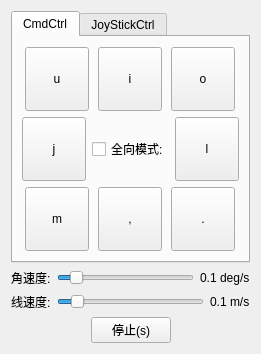
<?xml version="1.0" encoding="UTF-8"?>
<ui version="4.0">
 <class>SpeedCtrlWidget</class>
 <widget class="QWidget" name="SpeedCtrlWidget">
  <layout class="QVBoxLayout" name="verticalLayout_speed_ctrl">
   <item>
    <widget class="QTabWidget" name="tabWidget">
     <widget class="QWidget" name="tab_cmd_ctrl">
      <attribute name="title">
       <string>CmdCtrl</string>
      </attribute>
      <layout class="QVBoxLayout" name="verticalLayout_cmd_root">
       <item>
        <layout class="QVBoxLayout" name="verticalLayout_cmd_btn">
         <item>
          <layout class="QHBoxLayout" name="horizontalLayout_row1">
           <item>
            <widget class="QPushButton" name="button_u">
             <property name="minimumSize">
              <size>
               <width>64</width>
               <height>64</height>
              </size>
             </property>
             <property name="maximumSize">
              <size>
               <width>64</width>
               <height>64</height>
              </size>
             </property>
             <property name="text">
              <string>u</string>
             </property>
            </widget>
           </item>
           <item>
            <widget class="QPushButton" name="button_i">
             <property name="minimumSize">
              <size>
               <width>64</width>
               <height>64</height>
              </size>
             </property>
             <property name="maximumSize">
              <size>
               <width>64</width>
               <height>64</height>
              </size>
             </property>
             <property name="text">
              <string>i</string>
             </property>
            </widget>
           </item>
           <item>
            <widget class="QPushButton" name="button_o">
             <property name="minimumSize">
              <size>
               <width>64</width>
               <height>64</height>
              </size>
             </property>
             <property name="maximumSize">
              <size>
               <width>64</width>
               <height>64</height>
              </size>
             </property>
             <property name="text">
              <string>o</string>
             </property>
            </widget>
           </item>
          </layout>
         </item>
         <item>
          <layout class="QHBoxLayout" name="horizontalLayout_row2">
           <item>
            <widget class="QPushButton" name="button_j">
             <property name="minimumSize">
              <size>
               <width>64</width>
               <height>64</height>
              </size>
             </property>
             <property name="maximumSize">
              <size>
               <width>64</width>
               <height>64</height>
              </size>
             </property>
             <property name="text">
              <string>j</string>
             </property>
            </widget>
           </item>
           <item>
            <widget class="QCheckBox" name="checkBox_use_all_">
             <property name="maximumSize">
              <size>
               <width>90</width>
               <height>16777215</height>
              </size>
             </property>
             <property name="text">
              <string>全向模式:</string>
             </property>
            </widget>
           </item>
           <item>
            <widget class="QPushButton" name="button_l">
             <property name="minimumSize">
              <size>
               <width>64</width>
               <height>64</height>
              </size>
             </property>
             <property name="maximumSize">
              <size>
               <width>64</width>
               <height>64</height>
              </size>
             </property>
             <property name="text">
              <string>l</string>
             </property>
            </widget>
           </item>
          </layout>
         </item>
         <item>
          <layout class="QHBoxLayout" name="horizontalLayout_row3">
           <item>
            <widget class="QPushButton" name="button_m">
             <property name="minimumSize">
              <size>
               <width>64</width>
               <height>64</height>
              </size>
             </property>
             <property name="maximumSize">
              <size>
               <width>64</width>
               <height>64</height>
              </size>
             </property>
             <property name="text">
              <string>m</string>
             </property>
            </widget>
           </item>
           <item>
            <widget class="QPushButton" name="button_back">
             <property name="minimumSize">
              <size>
               <width>64</width>
               <height>64</height>
              </size>
             </property>
             <property name="maximumSize">
              <size>
               <width>64</width>
               <height>64</height>
              </size>
             </property>
             <property name="text">
              <string>,</string>
             </property>
            </widget>
           </item>
           <item>
            <widget class="QPushButton" name="button_backr">
             <property name="minimumSize">
              <size>
               <width>64</width>
               <height>64</height>
              </size>
             </property>
             <property name="maximumSize">
              <size>
               <width>64</width>
               <height>64</height>
              </size>
             </property>
             <property name="text">
              <string>.</string>
             </property>
            </widget>
           </item>
          </layout>
         </item>
        </layout>
       </item>
      </layout>
     </widget>
     <widget class="QWidget" name="tab_joystick_ctrl">
      <attribute name="title">
       <string>JoyStickCtrl</string>
      </attribute>
      <layout class="QHBoxLayout" name="horizontalLayout_joyStick">
       <item>
        <spacer name="horizontalSpacerLeft">
         <property name="orientation">
          <enum>Qt::Horizontal</enum>
         </property>
         <property name="sizeHint" stdset="0">
          <size>
           <width>40</width>
           <height>20</height>
          </size>
         </property>
        </spacer>
       </item>
       <item>
        <widget class="QWidget" name="joystickContainer" native="true"/>
       </item>
       <item>
        <spacer name="horizontalSpacerRight">
         <property name="orientation">
          <enum>Qt::Horizontal</enum>
         </property>
         <property name="sizeHint" stdset="0">
          <size>
           <width>40</width>
           <height>20</height>
          </size>
         </property>
        </spacer>
       </item>
      </layout>
     </widget>
    </widget>
   </item>
   <item>
    <layout class="QHBoxLayout" name="horizontalLayout_raw">
     <item>
      <widget class="QLabel" name="label_raw_title">
       <property name="text">
        <string>角速度:</string>
       </property>
      </widget>
     </item>
     <item>
      <widget class="QSlider" name="horizontalSlider_raw_">
       <property name="maximum">
        <number>100</number>
       </property>
       <property name="value">
        <number>10</number>
       </property>
       <property name="orientation">
        <enum>Qt::Horizontal</enum>
       </property>
      </widget>
     </item>
     <item>
      <widget class="QLabel" name="label_raw_value">
       <property name="text">
        <string>0.1 deg/s</string>
       </property>
      </widget>
     </item>
    </layout>
   </item>
   <item>
    <layout class="QHBoxLayout" name="horizontalLayout_linear">
     <item>
      <widget class="QLabel" name="label_linear_title">
       <property name="text">
        <string>线速度:</string>
       </property>
      </widget>
     </item>
     <item>
      <widget class="QSlider" name="horizontalSlider_linear_">
       <property name="maximum">
        <number>100</number>
       </property>
       <property name="singleStep">
        <number>1</number>
       </property>
       <property name="value">
        <number>10</number>
       </property>
       <property name="orientation">
        <enum>Qt::Horizontal</enum>
       </property>
      </widget>
     </item>
     <item>
      <widget class="QLabel" name="label_linear_value">
       <property name="text">
        <string>0.1 m/s</string>
       </property>
      </widget>
     </item>
    </layout>
   </item>
   <item>
    <layout class="QHBoxLayout" name="horizontalLayout_stop_button">
     <item>
      <spacer name="horizontalSpacerStopLeft">
       <property name="orientation">
        <enum>Qt::Horizontal</enum>
       </property>
       <property name="sizeHint" stdset="0">
        <size>
         <width>40</width>
         <height>20</height>
        </size>
       </property>
      </spacer>
     </item>
     <item>
      <widget class="QPushButton" name="btn_stop">
       <property name="text">
        <string>停止(s)</string>
       </property>
      </widget>
     </item>
     <item>
      <spacer name="horizontalSpacerStopRight">
       <property name="orientation">
        <enum>Qt::Horizontal</enum>
       </property>
       <property name="sizeHint" stdset="0">
        <size>
         <width>40</width>
         <height>20</height>
        </size>
       </property>
      </spacer>
     </item>
    </layout>
   </item>
  </layout>
 </widget>
 <resources/>
 <connections/>
</ui>
